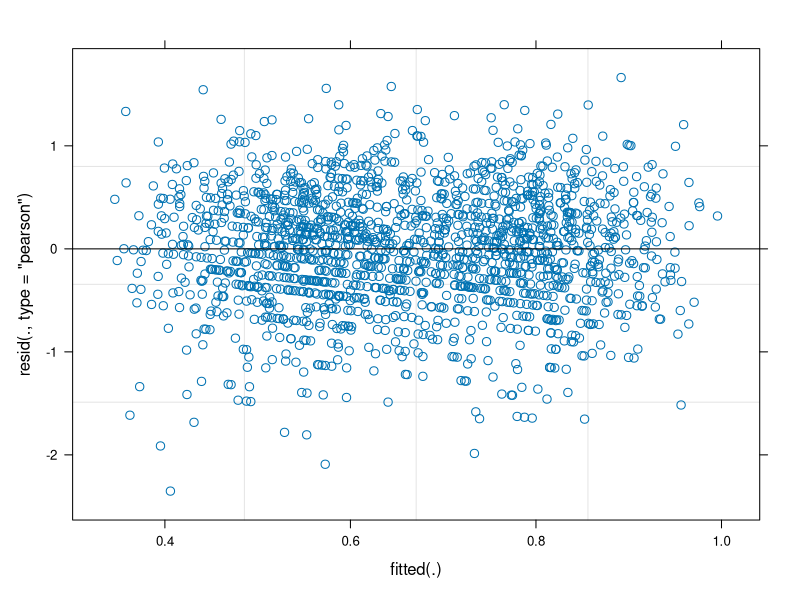
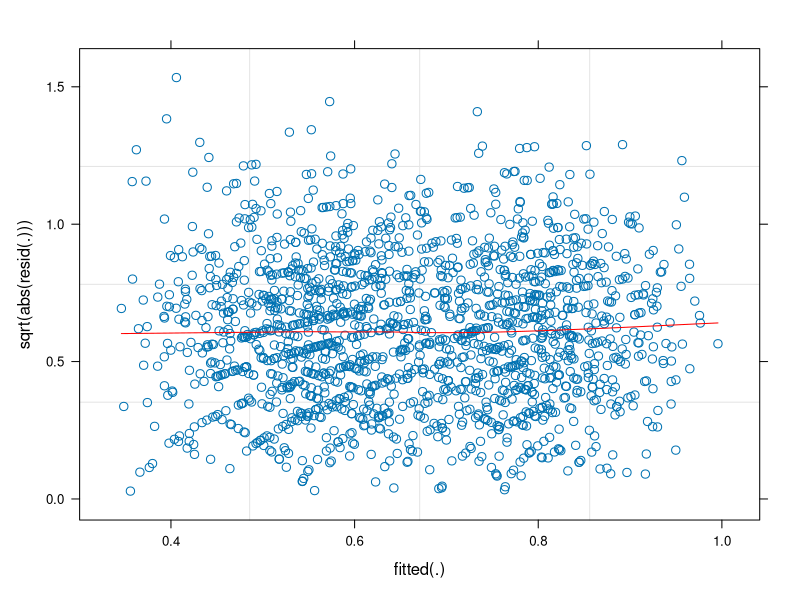

R code for these plots, in order:
### Assignment Week 9 - Mixed Models

library(tidyverse)
library(lme4)

### Cleaning up/preparing data

## JD: watch filename case for reproducibility
soc.data <- read_csv("Data/Sociability_Raw_Data.csv")

soc.data <- soc.data %>%
  mutate_at(vars(Block,Lineage,Sex),factor)

soc.data <- soc.data %>%
  gather(key=Q,value=score,Q1:Q8) %>%
  group_by(Generation,Block,Dish,Lineage,Sex) %>%
  summarise(AI=var(score)/mean(score)) %>%
  full_join(soc.data)

soc.data <- soc.data %>%
  ungroup() %>%
  mutate(Treatment = as.factor(str_sub(Lineage, 1,1))) %>%
  filter(Treatment != "C")

#### Mixed models - Maximal model:

lme.1 <- lmer(log(AI) ~ 1 + Sex*Generation*Treatment + 
                Block + ## block is random nuissance variable but has too few levels (4) to be a random effect
                (1 + Sex + Generation | Treatment:Lineage) + 
                (1 + Sex + Generation + Treatment | Dish),
              data = soc.data)

### I have specified Lineage and Dish as 2 random effects since Lineages are replicate populations
### under selection (effectively population-level subject IDs), and the Dish used in testing is just kind of a 
### nuissance variable whose levels don't have any real biological significance to our design, but the 
### variance among them should probably be accounted for.

### The random effect of lineage should be nested within treatment since each lineage has only 
### 1 selection treatment. Interestingly, it appears to give exactly the same answers in summary 
### as a model that does not specify this nesting structure (i.e. if I put (1 + Sex + Generation | Lineage),
### so I'm wondering if specifying this nesting within a fixed factor is redundant?
### JD: It is necessary to specify nesting when R might otherwise get confused
### e.g., when Cage 1 mouse 1 has nothing in common with Cage 2 mouse 1

### For the maximal model, I can include a random intercept and random slopes of Sex and Generation for lineage
### (this will show how the lineages vary in social score differences between the sexes, and how much the lineages
### vary in terms of their change in social score per generation). I can also include a random intercept
### and random slopes of Sex, Generation and Treatment for Dish, which would provide information similar to that 
### described above but about how the Dish IDs vary. I can include a treatment random slope here as Treatments do vary within Dish,
### but not within lineage.

### This model gives a "singular fit" warning, meaning the random effects may be too complicated or overspecified.

### I resolved the singular fit by removing the Sex random slope from the lineage random effect, and having dish as a fixed effect

lme.2 <- lmer(log(AI) ~ 1 + Sex*Generation*Treatment + 
                Block + 
                (1 + Generation|Treatment:Lineage) +
                Dish,
              data = soc.data)

### Diagnostic plots

plot(lme.2)

### Fitted vs residual plot looks reasonably good - residuals evenly spread around the 0 line

plot(lme.2, sqrt(abs(resid(.))) ~ fitted(.),
     type=c("p","smooth"), col.line="red")

### Scale-location plot also looks good - no "fan" shape, so residuals likely reasonably homoscedastic

### Now look at the summary
summary(lme.2)

### My interpretation of the random effects summary: the baseline (i.e. at Gen 0 (intercept)) log social
### scores among lineages tend to vary by about 0.08. The change in social score per generation tends to 
### vary by about 0.007 log(social score) among lineages.
### There is a large negative correlation between the random slope and intercept (meaning
### lineages with larger intercept (baseline score) tend to have a smaller slope (
### low change in soc score over generations?))

## Grade 2.4/3 Very good
